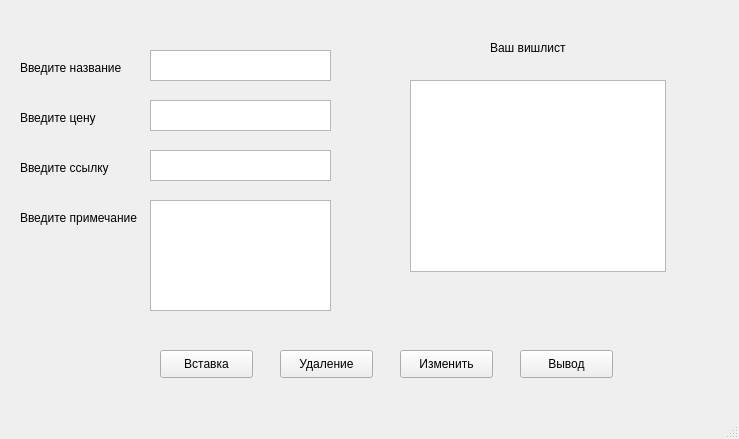
<?xml version="1.0" encoding="UTF-8"?>
<ui version="4.0">
 <class>MainWindow</class>
 <widget class="QMainWindow" name="MainWindow">
  <property name="geometry">
   <rect>
    <x>0</x>
    <y>0</y>
    <width>739</width>
    <height>439</height>
   </rect>
  </property>
  <property name="windowTitle">
   <string>MainWindow</string>
  </property>
  <widget class="QWidget" name="centralwidget">
   <widget class="QLabel" name="label">
    <property name="geometry">
     <rect>
      <x>20</x>
      <y>60</y>
      <width>111</width>
      <height>16</height>
     </rect>
    </property>
    <property name="text">
     <string>Введите название</string>
    </property>
   </widget>
   <widget class="QLabel" name="label_2">
    <property name="geometry">
     <rect>
      <x>20</x>
      <y>110</y>
      <width>81</width>
      <height>16</height>
     </rect>
    </property>
    <property name="text">
     <string>Введите цену</string>
    </property>
   </widget>
   <widget class="QLabel" name="label_3">
    <property name="geometry">
     <rect>
      <x>20</x>
      <y>160</y>
      <width>101</width>
      <height>16</height>
     </rect>
    </property>
    <property name="text">
     <string>Введите ссылку</string>
    </property>
   </widget>
   <widget class="QLabel" name="label_4">
    <property name="geometry">
     <rect>
      <x>20</x>
      <y>210</y>
      <width>131</width>
      <height>16</height>
     </rect>
    </property>
    <property name="text">
     <string>Введите примечание</string>
    </property>
   </widget>
   <widget class="QTextEdit" name="textEdit">
    <property name="geometry">
     <rect>
      <x>150</x>
      <y>50</y>
      <width>181</width>
      <height>31</height>
     </rect>
    </property>
   </widget>
   <widget class="QTextEdit" name="textEdit_2">
    <property name="geometry">
     <rect>
      <x>150</x>
      <y>100</y>
      <width>181</width>
      <height>31</height>
     </rect>
    </property>
   </widget>
   <widget class="QTextEdit" name="textEdit_3">
    <property name="geometry">
     <rect>
      <x>150</x>
      <y>150</y>
      <width>181</width>
      <height>31</height>
     </rect>
    </property>
   </widget>
   <widget class="QTextEdit" name="textEdit_4">
    <property name="geometry">
     <rect>
      <x>150</x>
      <y>200</y>
      <width>181</width>
      <height>111</height>
     </rect>
    </property>
   </widget>
   <widget class="QPushButton" name="pushButton">
    <property name="geometry">
     <rect>
      <x>160</x>
      <y>350</y>
      <width>93</width>
      <height>28</height>
     </rect>
    </property>
    <property name="text">
     <string>Вставка</string>
    </property>
   </widget>
   <widget class="QPushButton" name="pushButton_2">
    <property name="geometry">
     <rect>
      <x>280</x>
      <y>350</y>
      <width>93</width>
      <height>28</height>
     </rect>
    </property>
    <property name="text">
     <string>Удаление</string>
    </property>
   </widget>
   <widget class="QPushButton" name="pushButton_3">
    <property name="geometry">
     <rect>
      <x>400</x>
      <y>350</y>
      <width>93</width>
      <height>28</height>
     </rect>
    </property>
    <property name="text">
     <string>Изменить</string>
    </property>
   </widget>
   <widget class="QPushButton" name="pushButton_4">
    <property name="geometry">
     <rect>
      <x>520</x>
      <y>350</y>
      <width>93</width>
      <height>28</height>
     </rect>
    </property>
    <property name="text">
     <string>Вывод</string>
    </property>
   </widget>
   <widget class="QLabel" name="label_5">
    <property name="geometry">
     <rect>
      <x>490</x>
      <y>40</y>
      <width>81</width>
      <height>16</height>
     </rect>
    </property>
    <property name="text">
     <string>Ваш вишлист</string>
    </property>
   </widget>
   <widget class="QTableView" name="tableView">
    <property name="geometry">
     <rect>
      <x>410</x>
      <y>80</y>
      <width>256</width>
      <height>192</height>
     </rect>
    </property>
   </widget>
  </widget>
  <widget class="QMenuBar" name="menubar">
   <property name="geometry">
    <rect>
     <x>0</x>
     <y>0</y>
     <width>739</width>
     <height>26</height>
    </rect>
   </property>
  </widget>
  <widget class="QStatusBar" name="statusbar"/>
 </widget>
 <resources/>
 <connections/>
</ui>
